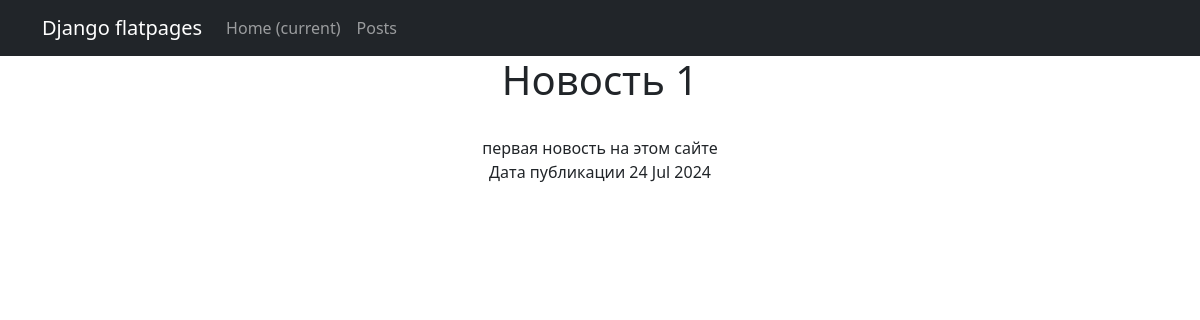
The app's page /posts/1/, older data.
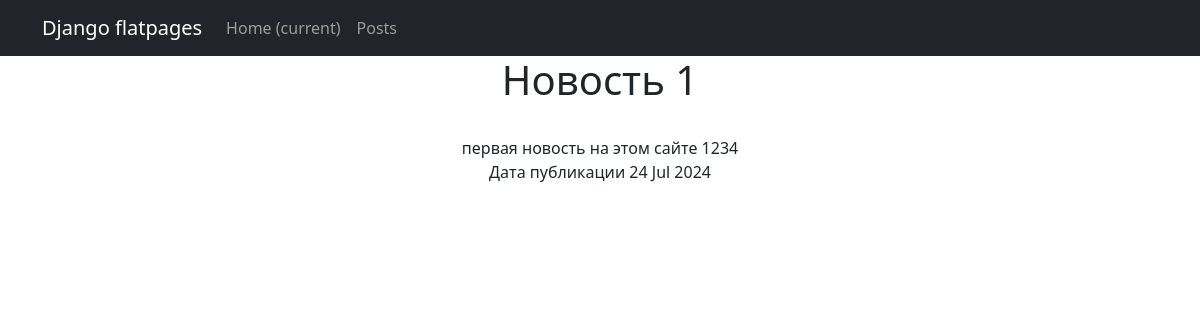
The same page, newer data.
### news/models.py (models this page shows, shortened)
class Post(models.Model):
    article = 'AR'
    news = 'NE'
    POSITIONS =[
        (article, 'article'),
        (news, 'news'),
    ]
    author = models.ForeignKey(Author, on_delete=models.CASCADE, related_name='posts')
    news_art = models.CharField(max_length=2,choices=POSITIONS,default='NE')
    date_in = models.DateTimeField(auto_now_add=True)
    category = models.ManyToManyField(Category, through='PostCategory')
    title = models.CharField(max_length=255)
    text = models.TextField(default='')
    rating = models.IntegerField(default=0)

### news/views.py (the view)
# urls.py: path('<int:pk>/', PostDetail.as_view(), name='post_detail'),
class PostDetail(DetailView):
    model = Post
    template_name = 'post.html'
    context_object_name = 'post'

### news/templatetags/custom_filters.py (called while the page is built)
@register.filter
def censorship(value, words_to_censor):
    words = value.split()  # Разделяем текст на слова
    censored_text = []
    for word in words:
        clean_word = word.strip('.,!?;:')  # Удаляем знаки препинания в конце слова для точного сравнения
        if clean_word.lower() in words_to_censor:  # Сравниваем без учета регистра
            censored_word = clean_word[0] + '*' * (len(clean_word) - 1)
            censored_text.append(word.replace(clean_word, censored_word))  # Возвращаем знаки препинания на место
        else:
            censored_text.append(word)
    return ' '.join(censored_text)

### templates/post.html (shortened to what this page needs)
{% extends 'flatpages/default.html' %}
{% load custom_filters %}
{% block content %}
<h1>{{ post.title }}</h1>
<br>
{{ post.text|censorship:"редиска"}}
<br>
Дата публикации {{ post.date_in|date:'d M Y' }}
{% endblock content %}

Row changes from the older to the newer data that the page shows:
changed Post "Новость 1": text|censorship "первая новость на этом сайте" → "первая новость на этом сайте 1234"
